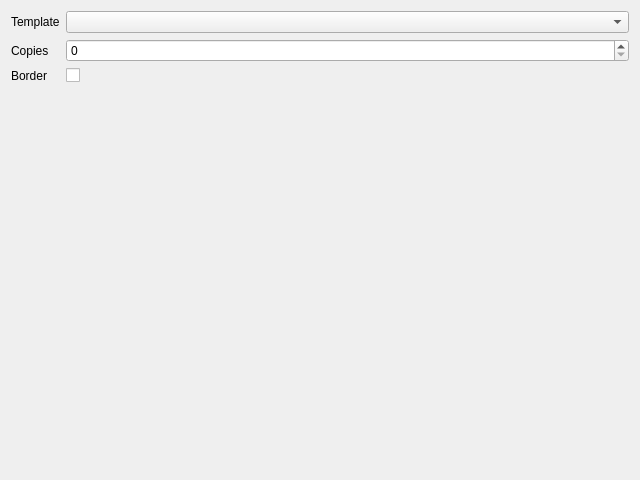
<?xml version="1.0" encoding="UTF-8"?>
<!-- SPDX-License-Identifier: MIT -->
<ui version="4.0">
 <class>LabelPrint</class>
 <widget class="QDialog" name="LabelPrint">
  <property name="geometry">
   <rect>
    <x>0</x>
    <y>0</y>
    <width>640</width>
    <height>480</height>
   </rect>
  </property>
  <property name="windowTitle">
   <string>Labels</string>
  </property>
  <layout class="QFormLayout" name="formLayout">
   <item row="0" column="0">
    <widget class="QLabel" name="label_templateCombo">
     <property name="text">
      <string>Template</string>
     </property>
     <property name="buddy">
      <cstring>templateCombo</cstring>
     </property>
    </widget>
   </item>
   <item row="0" column="1">
    <widget class="QComboBox" name="templateCombo"/>
   </item>
   <item row="1" column="0">
    <widget class="QLabel" name="label_copiesEdit">
     <property name="text">
      <string>Copies</string>
     </property>
     <property name="buddy">
      <cstring>copiesEdit</cstring>
     </property>
    </widget>
   </item>
   <item row="1" column="1">
    <widget class="QSpinBox" name="copiesEdit"/>
   </item>
   <item row="2" column="0">
    <widget class="QLabel" name="label_borderCheck">
     <property name="text">
      <string>Border</string>
     </property>
     <property name="buddy">
      <cstring>borderCheck</cstring>
     </property>
    </widget>
   </item>
   <item row="2" column="1">
    <widget class="QCheckBox" name="borderCheck"/>
   </item>
  </layout>
 </widget>
 <tabstops>
  <tabstop>templateCombo</tabstop>
  <tabstop>copiesEdit</tabstop>
  <tabstop>borderCheck</tabstop>
 </tabstops>
</ui>
